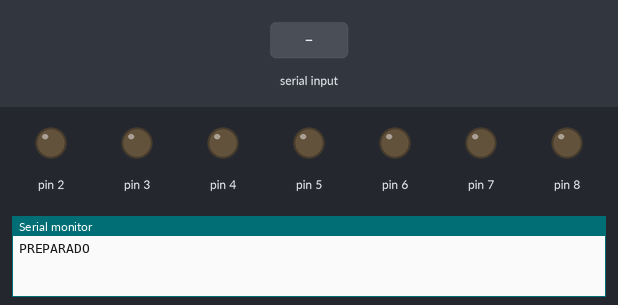
Recording of a sketch running on a simulated Arduino Uno, built with avr-gcc and run on an emulated ATmega328P. Shown: output pins drawn as LEDs (lit = HIGH), the last lines printed to the serial monitor. Inputs (shaded band) come from the test bench.

Above: at 1.2 s.
1.3 s: "90,45\n" received over Serial
At 3.1 s:
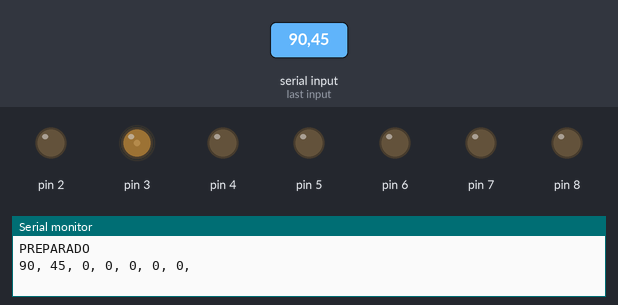
3.8 s: "30,150\n" received over Serial
At 6.0 s:
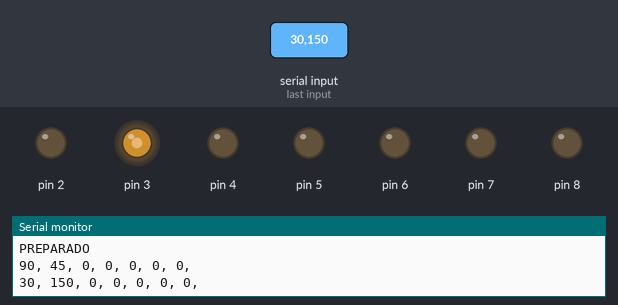
6.3 s: "200\n" received over Serial
At 8.0 s:
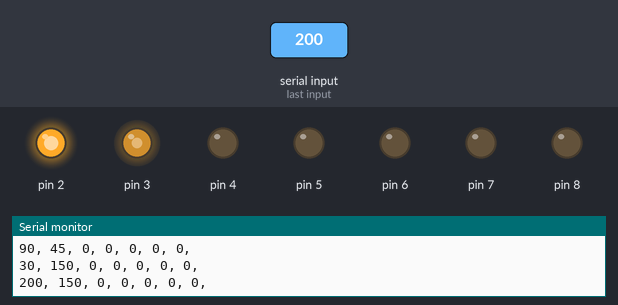
8.8 s: "1,90\n" received over Serial
At 11.0 s:
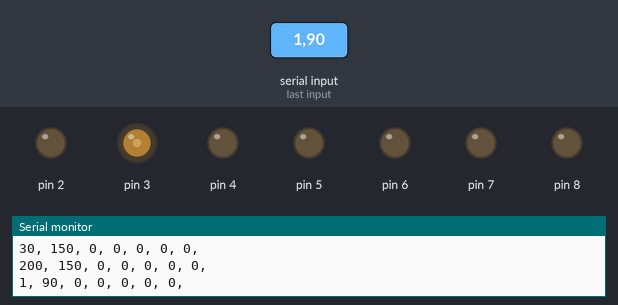
11.3 s: "200\n" received over Serial
At 13.0 s:
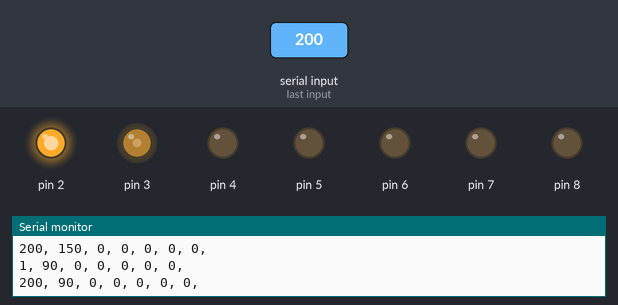
13.8 s: "5\n" received over Serial
At 16.1 s:
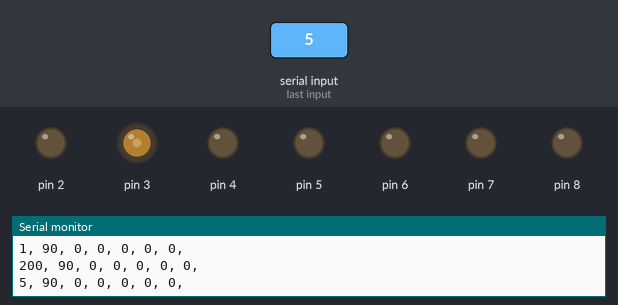
Timing chart, 0 to 17.3 s (numbered marks = the images above; inputs shaded):
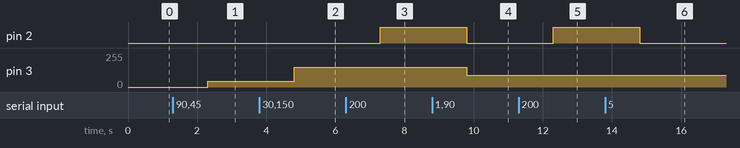

Measured:
- after the input at 1.3 s, pin 3: 0/255 → 45/255 after 1.0 s
- after the input at 3.8 s, pin 3: 45/255 → 150/255 after 1.0 s
- after the input at 6.3 s, pin 2: LOW → HIGH after 1.0 s
- after the input at 8.8 s, pin 2: HIGH → LOW after 1.0 s; pin 3: 150/255 → 90/255 after 1.0 s
- after the input at 11.3 s, pin 2: LOW → HIGH after 1.0 s
- after the input at 13.8 s, pin 2: HIGH → LOW after 1.0 s

The sketch:

ardudayZGZ.ino
```cpp
#define L_SALON 2
#define L_HALL 3
#define L_MIHAB 4
#define L_PASILLO 5
#define F_MIHAB 6
#define P_SALON 7
#define P_MIHAB 8

String jsonNew = "";
/*  0 LUZ SALON
 *  1 LUZ HALL
 *  2 LUZ MICUARTO
 *  3 LUZ PASILLO
 *  4 FLEXO MICUARTO
 *  5 PERS SALON
 *  6 PERS MICUARTO
 */
int vals[7] = {0,0,0,0,0,0,0};
int indexini = 0;
int indexfin = 0;

void setup() {
  Serial.begin(9600);
  Serial.println("PREPARADO");
  for(int p = 2; p < 9; p++) pinMode(p, OUTPUT);
}

void loop() {
  if(Serial.available()){
    jsonNew = Serial.readString();
    jsonNew.trim();
    selector(jsonNew);
    darLEDs();
    delay(200);
  }
}
void selector(String str){
  int i = 0;
  indexini = 0;
  indexfin = 0;
  while (indexfin != -1){
    indexfin = str.indexOf(",", indexini);
    if (indexfin != -1)
      vals[i] = str.substring(indexini, indexfin).toInt();
    else
      vals[i] = str.substring(indexini).toInt();
    indexini = indexfin + 1;
    i++;
  }
}

void darLEDs(){
  for(int v = 0; v < 7; v++){
    Serial.print(vals[v]);
    analogWrite(v+2, vals[v]);
    Serial.print(", ");
  }
  Serial.println();
}

void transicionLED(int pin, int vInicial, int vFinal){
  if(vInicial <= vFinal){
    while(vInicial < vFinal){
      vInicial++;
      analogWrite(pin, vInicial);
      delay(8);
    }
  }else{
    while(vInicial > vFinal){
      vInicial--;
      analogWrite(pin, vInicial);
      delay(8);
    }
  }
}
```
